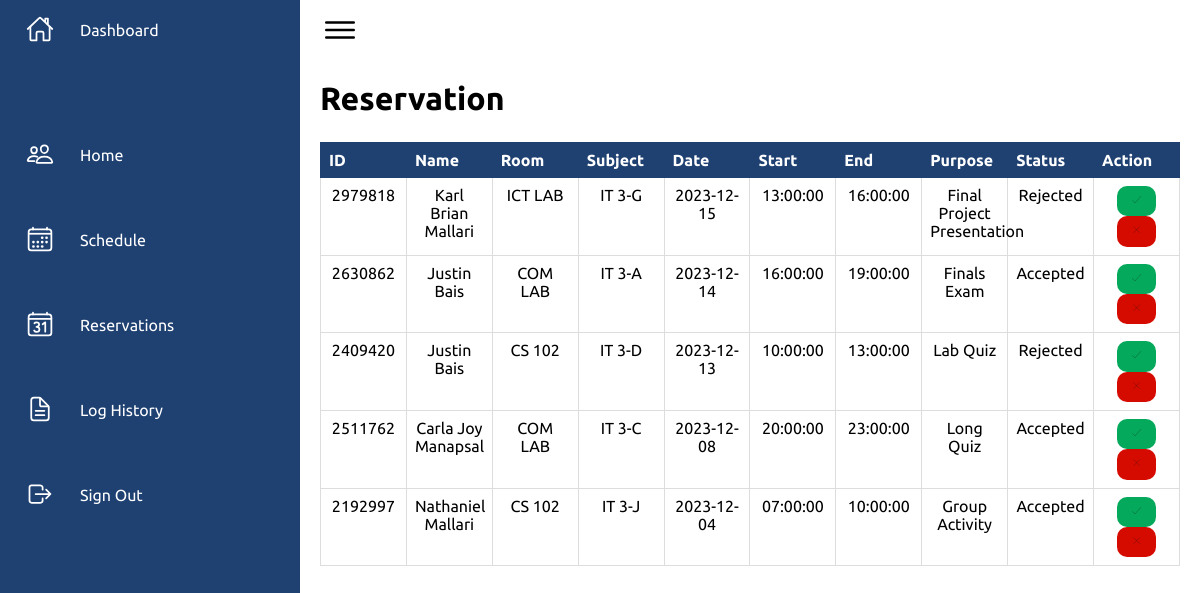
Page /dashboard/reservation.php (signed in) on the committed database.
### tables this page shows
CREATE TABLE `ccs_reservation` (
  `reservation_id` int(11) NOT NULL,
  `prof_name` varchar(50) DEFAULT NULL,
  `room` varchar(20) DEFAULT NULL,
  `subject` varchar(20) DEFAULT NULL,
  `section` varchar(20) DEFAULT NULL,
  `sched_date` date DEFAULT NULL,
  `time_start` time DEFAULT NULL,
  `time_end` time DEFAULT NULL,
  `purpose` varchar(255) DEFAULT NULL,
  `reserve_status` varchar(15) DEFAULT NULL
);

### dashboard/reservation.php (the view, shortened to what this page needs)
<?php
    require_once '../configuration/dbcon.php';
try{
    if(isset($_SESSION['ccs_id']) && $_SESSION['position'] == 'Admin'){
        $sql = "SELECT * FROM ccs_reservation ORDER BY sched_date DESC";
        $stmt = $pdo->prepare($sql);
        $stmt->execute();
        $result = $stmt->fetchAll(PDO::FETCH_ASSOC);
    }
}
catch(PDOException $e){
    $error_log = "Error: " . $e->getMessage();
    echo '<script>alert("' . $error_log . '"); window.location.href = "../index.php";</script>';
    exit();
}
?>
<!DOCTYPE html>
<html lang="en">
<head>
    <link rel="stylesheet" href="../styles/dashboardstruc.css">
</head>
<body>
    <?php if($_SESSION['position'] == 'Admin'){
        require '../navigation/admin-dashboard.php';
    }
    else{
        require '../navigation/user-dashboard.php';
    }
    ?>
    <div class="main">
        <div class="topbar">
            <div class="toggle">
                <ion-icon name="menu-outline"></ion-icon>
            </div>
        </div>
        <div class="reservation">
            <div class="title">
                <div class="title-left">
                    <h1>Reservation</h1>
                </div>
            </div>
            <table>
                <thead>
                    <th>ID</th>
                    <th>Name</th>
                    <th>Room</th>
                    <th>Subject</th>
                    <th>Date</th>
                    <th>Start</th>
                    <th>End</th>
                    <th>Purpose</th>
                    <th>Status</th>
                    <?php
                        if($_SESSION['position']=='Admin'){
                            echo '<th>Action</th>';
                        }
                    ?>
                </thead>
                <tbody>
                <?php
                if($_SESSION['position'] == 'Admin'){
                    foreach ($result as $res){
                        echo "<tbody>";
                        echo "<tr>";
                        echo '<form action="reservation.php" method="POST">';
                        echo "<td><input type='hidden' name='reservation_id' value='{$res['reservation_id']}'>{$res['reservation_id']}</td>";
                        echo "<td>{$res['prof_name']}</td>";
                        echo "<td>{$res['room']}</td>";
                        echo "<td>{$res['section']}</td>";
                        echo "<td>{$res['sched_date']}</td>";
                        echo "<td>{$res['time_start']}</td>";
                        echo "<td>{$res['time_end']}</td>";
                        echo "<td>{$res['purpose']}</td>";
                        if($res['reserve_status'] == 'Accepted' || $res['reserve_status'] == 'Rejected'){
                            echo "<td>{$res['reserve_status']}</td>";
                            echo '<td>';
                            echo '<button type="submit" class="accept" name="accept" disabled><ion-icon name="checkmark-outline"></ion-icon></button>';
                            echo '<button type="submit" class ="reject" name="reject" disabled><ion-icon name="close-outline"></ion-icon></button>';
                            echo '</td>';
                        }
                        else{
                            echo "<td>{$res['reserve_status']}</td>";
                            echo '<td>';
                            echo '<button type="submit" class="accept" name="accept"><ion-icon name="checkmark-outline"></ion-icon></button>';
                            echo '<button type="submit" class="reject" name="reject"><ion-icon name="close-outline"></ion-icon></button>';
                            echo '</td>';
                        }
                        echo "</form>";
                        echo "</tr>";
                        echo "</tbody>";
                    }
                }
                ?>
                </tbody>
            </table>
        </div>
    </div>
</body>
</html>

### styles/dashboardstruc.css (style rules this page uses)
* { font-family: "Ubuntu", sans-serif; margin: 0; padding: 0; box-sizing: border-box; }
:root { --blue: #1F4172; --white: #fff; --gray: #f5f5f5; --black1: #222; --black2: #999; }
body { min-height: 100vh; }
.main { position: absolute; width: calc(100% - 300px); left: 300px; min-height: 100vh; background: var(--white); transition: 0.5s; }
.topbar { width: 100%; height: 60px; display: flex; justify-content: space-between; align-items: center; padding: 0 10px; }
.toggle { position: relative; width: 60px; height: 60px; display: flex; justify-content: center; align-items: center; font-size: 2.5rem; cursor: pointer; }

### dashboard/reservation.php (style rules this page uses)
.reservation { padding: 20px; height: auto; }
.title { height: auto; width: 100%; margin-bottom: 25px; }
table { border-collapse: collapse; width: 100%; table-layout: fixed; }
thead { background-color: #1F4172; }
th, td { border: 1px solid #dddddd; text-align: left; padding: 8px; }
th { background-color: #1F4172; border: 1px solid #1F4172; color: white; }
.accept { padding: 7px 13px; background-color: #05a95c; border: none; border-radius: 10px; }
.reject { padding: 7px 13px; background-color: #D60B00; border: none; border-radius: 10px; }
.reservation td { vertical-align: top; text-align: center; }

### rows in the picture
ccs_reservation: reservation_id "2979818", prof_name "Karl Brian Mallari", room "ICT LAB", section "IT 3-G", sched_date "2023-12-15", time_start "13:00:00", time_end "16:00:00", purpose "Final Project Presentation", reserve_status "Rejected"
ccs_reservation: reservation_id "2630862", prof_name "Justin Bais", room "COM LAB", section "IT 3-A", sched_date "2023-12-14", time_start "16:00:00", time_end "19:00:00", purpose "Finals Exam", reserve_status "Accepted"
ccs_reservation: reservation_id "2409420", prof_name "Justin Bais", room "CS 102", section "IT 3-D", sched_date "2023-12-13", time_start "10:00:00", time_end "13:00:00", purpose "Lab Quiz", reserve_status "Rejected"
ccs_reservation: reservation_id "2511762", prof_name "Carla Joy Manapsal", room "COM LAB", section "IT 3-C", sched_date "2023-12-08", time_start "20:00:00", time_end "23:00:00", purpose "Long Quiz", reserve_status "Accepted"
ccs_reservation: reservation_id "2192997", prof_name "Nathaniel Mallari", room "CS 102", section "IT 3-J", sched_date "2023-12-04", time_start "07:00:00", time_end "10:00:00", purpose "Group Activity", reserve_status "Accepted"
